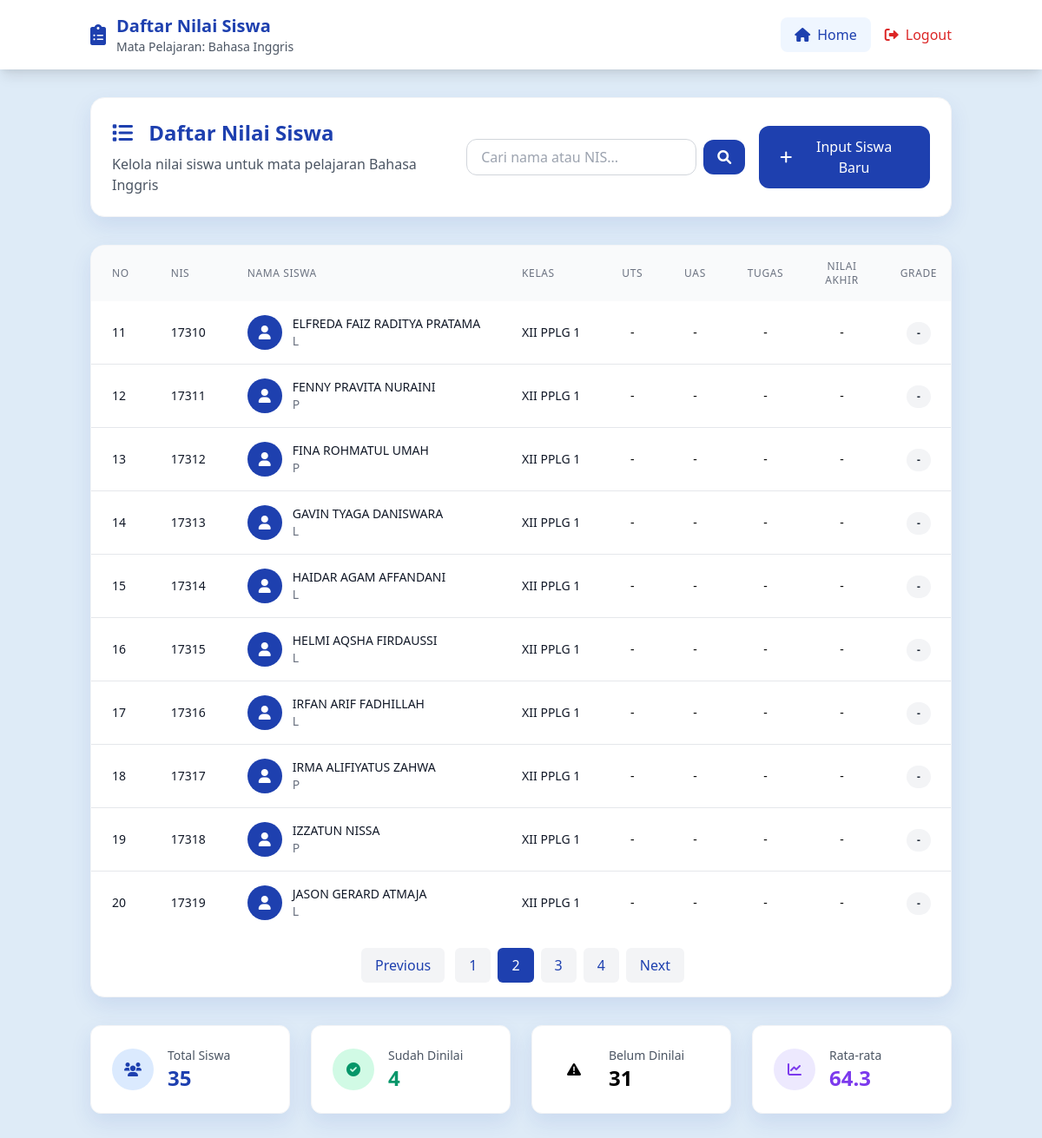
Screenshot of /nilai_siswaa.php?page=2 (signed in) with the database file from the repository.
### tables this page shows
CREATE TABLE `mata_pelajaran` (
  `id` int(11) NOT NULL,
  `nama_mapel` varchar(50) NOT NULL
);

CREATE TABLE `siswa` (
  `nis` varchar(10) NOT NULL,
  `nama` varchar(100) NOT NULL,
  `jenis_kelamin` char(1) NOT NULL,
  `kelas` varchar(20) NOT NULL DEFAULT 'XII PPLG 1',
  `tahun_ajaran` varchar(20) NOT NULL DEFAULT '2054/2026'
);

### nilai_siswaa.php (the view, shortened to what this page needs)
<?php
require 'koneksi.php';
$id_mapel = $_SESSION['id_mapel'];
$mapel = $pdo->query("SELECT * FROM mata_pelajaran WHERE id = $id_mapel")->fetch();
$search = isset($_GET['search']) ? trim($_GET['search']) : '';
$limit = 10;
$page = isset($_GET['page']) && is_numeric($_GET['page']) ? (int)$_GET['page'] : 1;
$offset = ($page - 1) * $limit;
$count_query = "SELECT COUNT(*) FROM siswa s";
$stmt = $pdo->prepare($count_query);
$stmt->execute();
$total_records = $stmt->fetchColumn();
$total_pages = ceil($total_records / $limit);
$query = "SELECT s.*, n.uts, n.uas, n.tugas, n.na, n.grade, n.id as nilai_id
          FROM siswa s
          LEFT JOIN nilai n ON s.nis = n.nis AND n.id_mapel = :id_mapel";
$query .= " ORDER BY s.nama LIMIT :limit OFFSET :offset";
$stmt = $pdo->prepare($query);
$stmt->bindValue(':id_mapel', $id_mapel, PDO::PARAM_INT);
$stmt->bindValue(':limit', $limit, PDO::PARAM_INT);
$stmt->bindValue(':offset', $offset, PDO::PARAM_INT);
$stmt->execute();
$siswa_nilai = $stmt->fetchAll();
?>
<!DOCTYPE html>
<html lang="id">
<head>
    <link href="https://cdn.jsdelivr.net/npm/tailwindcss@2.2.19/dist/tailwind.min.css" rel="stylesheet">
    <link href="https://cdnjs.cloudflare.com/ajax/libs/font-awesome/6.0.0/css/all.min.css" rel="stylesheet">
</head>
<body class="bg-light-blue min-h-screen">
    <header class="bg-white shadow-lg">
        <div class="container mx-auto px-4 py-4">
            <div class="flex justify-between items-center">
                <div class="flex items-center space-x-3">
                    <i class="fas fa-clipboard-list text-2xl text-primary-blue"></i>
                    <div>
                        <h1 class="text-xl font-bold text-primary-blue">Daftar Nilai Siswa</h1>
                        <p class="text-gray-600 text-sm">Mata Pelajaran: <?php echo $mapel['nama_mapel']; ?></p>
                    </div>
                </div>
                <div class="flex items-center space-x-4">
                    <a href="home_guru.php" class="flex items-center text-primary-blue hover:text-blue-700 transition-all duration-300 bg-blue-50 px-4 py-2 rounded-lg">
                        <i class="fas fa-home mr-2"></i>
                        Home
                    </a>
                    <a href="logout.php" class="flex items-center text-red-600 hover:text-red-700 transition-all duration-300">
                        <i class="fas fa-sign-out-alt mr-2"></i>
                        Logout
                    </a>
                </div>
            </div>
        </div>
    </header>
    <main class="container mx-auto px-4 py-8">
        <div class="max-w-7xl mx-auto">
            <div class="bg-white rounded-2xl card-shadow p-6 border border-gray-100 mb-8">
                <div class="flex flex-col sm:flex-row justify-between items-start sm:items-center">
                    <div>
                        <h2 class="text-2xl font-bold text-primary-blue mb-2">
                            <i class="fas fa-list mr-3"></i>
                            Daftar Nilai Siswa
                        </h2>
                        <p class="text-gray-600">
                            Kelola nilai siswa untuk mata pelajaran <?php echo $mapel['nama_mapel']; ?>
                        </p>
                    </div>
                    <div class="mt-4 sm:mt-0 flex space-x-4">
                        <form method="GET" class="flex items-center">
                            <input
                                type="text"
                                name="search"
                                value="<?php echo htmlspecialchars($search); ?>"
                                placeholder="Cari nama atau NIS..."
                                class="px-4 py-2 border border-gray-300 rounded-xl focus:outline-none input-focus transition-all duration-300"
                            >
                            <button
                                type="submit"
                                class="ml-2 bg-primary-blue text-white px-4 py-2 rounded-xl hover:bg-blue-700 transition-all duration-300 btn-hover"
                            >
                                <i class="fas fa-search"></i>
                            </button>
                        </form>
                        <button id="openModalBtn" class="bg-primary-blue text-white px-6 py-3 rounded-xl hover:bg-blue-700 transition-all duration-300 btn-hover inline-flex items-center">
                            <i class="fas fa-plus mr-2"></i>
                            Input Siswa Baru
                        </button>
                    </div>
                </div>
            </div>
            <div class="bg-white rounded-2xl card-shadow border border-gray-100 overflow-hidden">
                <div class="overflow-x-auto">
                    <table class="w-full">
                        <thead class="bg-gray-50">
                            <tr>
                                <th class="px-6 py-4 text-left text-xs font-medium text-gray-500 uppercase tracking-wider">No</th>
                                <th class="px-6 py-4 text-left text-xs font-medium text-gray-500 uppercase tracking-wider">NIS</th>
                                <th class="px-6 py-4 text-left text-xs font-medium text-gray-500 uppercase tracking-wider">Nama Siswa</th>
                                <th class="px-6 py-4 text-left text-xs font-medium text-gray-500 uppercase tracking-wider">Kelas</th>
                                <th class="px-6 py-4 text-center text-xs font-medium text-gray-500 uppercase tracking-wider">UTS</th>
                                <th class="px-6 py-4 text-center text-xs font-medium text-gray-500 uppercase tracking-wider">UAS</th>
                                <th class="px-6 py-4 text-center text-xs font-medium text-gray-500 uppercase tracking-wider">Tugas</th>
                                <th class="px-6 py-4 text-center text-xs font-medium text-gray-500 uppercase tracking-wider">Nilai Akhir</th>
                                <th class="px-6 py-4 text-center text-xs font-medium text-gray-500 uppercase tracking-wider">Grade</th>
                            </tr>
                        </thead>
                        <tbody class="bg-white divide-y divide-gray-200">
                            <?php foreach ($siswa_nilai as $index => $siswa) : ?>
                                <tr class="table-hover transition-colors duration-200">
                                    <td class="px-6 py-4 whitespace-nowrap text-sm font-medium text-gray-900">
                                        <?php echo $offset + $index + 1; ?>
                                    </td>
                                    <td class="px-6 py-4 whitespace-nowrap text-sm text-gray-900">
                                        <?php echo $siswa['nis']; ?>
                                    </td>
                                    <td class="px-6 py-4 whitespace-nowrap">
                                        <div class="flex items-center">
                                            <div class="w-10 h-10 bg-primary-blue rounded-full flex items-center justify-center mr-3">
                                                <i class="fas fa-user text-white"></i>
                                            </div>
                                            <div>
                                                <div class="text-sm font-medium text-gray-900"><?php echo $siswa['nama']; ?></div>
                                                <div class="text-sm text-gray-500"><?php echo $siswa['jenis_kelamin']; ?></div>
                                            </div>
                                        </div>
                                    </td>
                                    <td class="px-6 py-4 whitespace-nowrap text-sm text-gray-900">
                                        <?php echo $siswa['kelas']; ?>
                                    </td>
                                    <td class="px-6 py-4 whitespace-nowrap text-sm text-center">
                                        <?php echo $siswa['uts'] ? number_format($siswa['uts'], 1) : '-'; ?>
                                    </td>
                                    <td class="px-6 py-4 whitespace-nowrap text-sm text-center">
                                        <?php echo $siswa['uas'] ? number_format($siswa['uas'], 1) : '-'; ?>
                                    </td>
                                    <td class="px-6 py-4 whitespace-nowrap text-sm text-center">
                                        <?php echo $siswa['tugas'] ? number_format($siswa['tugas'], 1) : '-'; ?>
                                    </td>
                                    <td class="px-6 py-4 whitespace-nowrap text-sm text-center font-medium">
                                        <?php echo $siswa['na'] ? number_format($siswa['na'], 1) : '-'; ?>
                                    </td>
                                    <td class="px-6 py-4 whitespace-nowrap text-center">
                                        <?php if ($siswa['grade']) : ?>
                                            <span class="grade-badge
                                                <?php
                                                    echo $siswa['grade'] == 'A' ? 'bg-green-100 text-green-800' :
                                                        ($siswa['grade'] == 'B' ? 'bg-blue-100 text-blue-800' :
                                                        ($siswa['grade'] == 'C' ? 'bg-yellow-100 text-yellow-800' :
                                                        ($siswa['grade'] == 'D' ? 'bg-orange-100 text-orange-800' : 'bg-red-100 text-red-800')));
                                                ?>">
                                                <?php echo $siswa['grade']; ?>
                                            </span>
                                        <?php else : ?>
                                            <span class="grade-badge bg-gray-100 text-gray-800">-</span>
                                        <?php endif; ?>
                                    </td>
                                </tr>
                            <?php endforeach; ?>
                        </tbody>
                    </table>
                </div>
                <div class="p-4 flex justify-center items-center space-x-2">
                    <?php if ($page > 1) : ?>
                        <a href="?page=<?php echo $page - 1; ?><?php echo $search ? '&search=' . urlencode($search) : ''; ?>"
                           class="pagination-link">Previous</a>
                    <?php else : ?>
                        <span class="pagination-link disabled">Previous</span>
                    <?php endif; ?>
                    <?php for ($i = 1; $i <= $total_pages; $i++) : ?>
                        <a href="?page=<?php echo $i; ?><?php echo $search ? '&search=' . urlencode($search) : ''; ?>"
                           class="pagination-link <?php echo $i == $page ? 'active' : ''; ?>">
                            <?php echo $i; ?>
                        </a>
                    <?php endfor; ?>
                    <?php if ($page < $total_pages) : ?>
                        <a href="?page=<?php echo $page + 1; ?><?php echo $search ? '&search=' . urlencode($search) : ''; ?>"
                           class="pagination-link">Next</a>
                    <?php else : ?>
                        <span class="pagination-link disabled">Next</span>
                    <?php endif; ?>
                </div>
            </div>
            <div class="grid md:grid-cols-4 gap-6 mt-8">
                <div class="bg-white rounded-xl card-shadow p-6 border border-gray-100">
                    <div class="flex items-center">
                        <div class="bg-blue-100 w-12 h-12 rounded-full flex items-center justify-center mr-4">
                            <i class="fas fa-users text-primary-blue"></i>
                        </div>
                        <div>
                            <p class="text-gray-600 text-sm">Total Siswa</p>
                            <p class="text-2xl font-bold text-primary-blue"><?php echo $total_records; ?></p>
                        </div>
                    </div>
                </div>
                <div class="bg-white rounded-xl card-shadow p-6 border border-gray-100">
                    <div class="flex items-center">
                        <div class="bg-green-100 w-12 h-12 rounded-full flex items-center justify-center mr-4">
                            <i class="fas fa-check-circle text-green-600"></i>
                        </div>
                        <div>
                            <p class="text-gray-600 text-sm">Sudah Dinilai</p>
                            <p class="text-2xl font-bold text-green-600">
                                <?php
                                    $stmt = $pdo->prepare("SELECT COUNT(*) FROM siswa s JOIN nilai n ON s.nis = n.nis WHERE n.id_mapel = ?");
                                    $stmt->execute([$id_mapel]);
                                    echo $stmt->fetchColumn();
                                ?>
                            </p>
                        </div>
                    </div>
                </div>
                <div class="bg-white rounded-xl card-shadow p-6 border border-gray-100">
                    <div class="flex items-center">
                        <div class="bg-orange-100 w-12 h-12 rounded-full flex items-center justify-center mr-4">
                            <i class="fas fa-exclamation-triangle text-orange-600"></i>
                        </div>
                        <div>
                            <p class="text-gray-600 text-sm">Belum Dinilai</p>
                            <p class="text-2xl font-bold text-orange-600">
                                <?php
                                    $stmt = $pdo->prepare("SELECT COUNT(*) FROM siswa s LEFT JOIN nilai n ON s.nis = n.nis AND n.id_mapel = ? WHERE n.id IS NULL");
                                    $stmt->execute([$id_mapel]);
                                    echo $stmt->fetchColumn();
                                ?>
                            </p>
                        </div>
                    </div>
                </div>
                <div class="bg-white rounded-xl card-shadow p-6 border border-gray-100">
                    <div class="flex items-center">
                        <div class="bg-purple-100 w-12 h-12 rounded-full flex items-center justify-center mr-4">
                            <i class="fas fa-chart-line text-purple-600"></i>
                        </div>
                        <div>
                            <p class="text-gray-600 text-sm">Rata-rata</p>
                            <p class="text-2xl font-bold text-purple-600">
                                <?php
                                    $stmt = $pdo->prepare("SELECT AVG(na) FROM nilai WHERE id_mapel = ?");
                                    $stmt->execute([$id_mapel]);
                                    $rata_rata = $stmt->fetchColumn();
                                    echo $rata_rata ? number_format($rata_rata, 1) : '0.0';
                                ?>
                            </p>
                        </div>
                    </div>
                </div>
            </div>
        </div>
    </main>
</body>
</html>

### nilai_siswaa.php (style rules this page uses)
.bg-light-blue { background-color: #DEEBF7; }
.text-primary-blue { color: #1E40AF; }
.bg-primary-blue { background-color: #1E40AF; }
.card-shadow { box-shadow: 0 10px 25px rgba(30, 64, 175, 0.1); }
.grade-badge { display: inline-block; padding: 0.25rem 0.75rem; border-radius: 9999px; font-size: 0.75rem; font-weight: 600; }
.pagination-link { padding: 0.5rem 1rem; margin: 0 0.25rem; border-radius: 0.375rem; background-color: #f3f4f6; color: #1E40AF; transition: all 0.3s; }
.pagination-link.active { background-color: #1E40AF; color: white; }

### rows the page displays
mata_pelajaran: nama_mapel "Bahasa Inggris"
siswa: index "11", nis "17310", nama "ELFREDA FAIZ RADITYA PRATAMA", jenis_kelamin "L", kelas "XII PPLG 1"
siswa: index "12", nis "17311", nama "FENNY PRAVITA NURAINI", jenis_kelamin "P", kelas "XII PPLG 1"
siswa: index "13", nis "17312", nama "FINA ROHMATUL UMAH", jenis_kelamin "P", kelas "XII PPLG 1"
siswa: index "14", nis "17313", nama "GAVIN TYAGA DANISWARA", jenis_kelamin "L", kelas "XII PPLG 1"
siswa: index "15", nis "17314", nama "HAIDAR AGAM AFFANDANI", jenis_kelamin "L", kelas "XII PPLG 1"
siswa: index "16", nis "17315", nama "HELMI AQSHA FIRDAUSSI", jenis_kelamin "L", kelas "XII PPLG 1"
siswa: index "17", nis "17316", nama "IRFAN ARIF FADHILLAH", jenis_kelamin "L", kelas "XII PPLG 1"
siswa: index "18", nis "17317", nama "IRMA ALIFIYATUS ZAHWA", jenis_kelamin "P", kelas "XII PPLG 1"
siswa: index "19", nis "17318", nama "IZZATUN NISSA", jenis_kelamin "P", kelas "XII PPLG 1"
siswa: index "20", nis "17319", nama "JASON GERARD ATMAJA", jenis_kelamin "L", kelas "XII PPLG 1"

### other values shown
$total_records "35"
$stmt->fetchColumn() "4"
$stmt->fetchColumn() "31"
$rata_rata "64.3"
